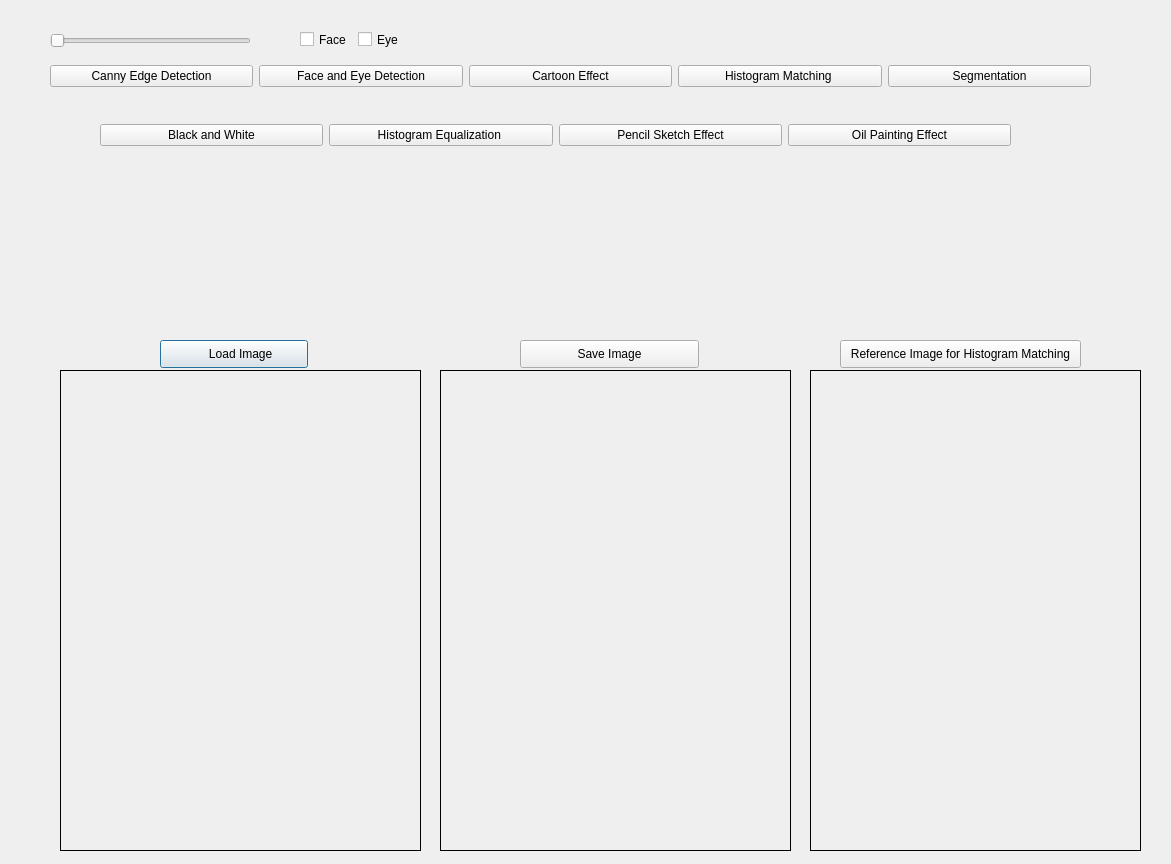
<?xml version="1.0" encoding="UTF-8"?>
<ui version="4.0">
 <class>dialog</class>
 <widget class="QDialog" name="dialog">
  <property name="geometry">
   <rect>
    <x>0</x>
    <y>0</y>
    <width>1171</width>
    <height>864</height>
   </rect>
  </property>
  <property name="windowTitle">
   <string>Dialog</string>
  </property>
  <widget class="QPushButton" name="loadButton">
   <property name="geometry">
    <rect>
     <x>160</x>
     <y>340</y>
     <width>148</width>
     <height>28</height>
    </rect>
   </property>
   <property name="text">
    <string>    Load Image</string>
   </property>
  </widget>
  <widget class="QLabel" name="imgLabel">
   <property name="geometry">
    <rect>
     <x>60</x>
     <y>370</y>
     <width>361</width>
     <height>481</height>
    </rect>
   </property>
   <property name="frameShape">
    <enum>QFrame::Box</enum>
   </property>
   <property name="text">
    <string/>
   </property>
  </widget>
  <widget class="QPushButton" name="saveButton">
   <property name="geometry">
    <rect>
     <x>520</x>
     <y>340</y>
     <width>179</width>
     <height>28</height>
    </rect>
   </property>
   <property name="text">
    <string>Save Image</string>
   </property>
  </widget>
  <widget class="QLabel" name="processedLabel">
   <property name="geometry">
    <rect>
     <x>440</x>
     <y>370</y>
     <width>351</width>
     <height>481</height>
    </rect>
   </property>
   <property name="frameShape">
    <enum>QFrame::Panel</enum>
   </property>
   <property name="text">
    <string/>
   </property>
  </widget>
  <widget class="QSlider" name="hSlider">
   <property name="geometry">
    <rect>
     <x>50</x>
     <y>30</y>
     <width>201</width>
     <height>22</height>
    </rect>
   </property>
   <property name="orientation">
    <enum>Qt::Horizontal</enum>
   </property>
   <property name="tickInterval">
    <number>10</number>
   </property>
  </widget>
  <widget class="QLabel" name="referencedLabel">
   <property name="geometry">
    <rect>
     <x>810</x>
     <y>370</y>
     <width>331</width>
     <height>481</height>
    </rect>
   </property>
   <property name="frameShape">
    <enum>QFrame::Box</enum>
   </property>
   <property name="text">
    <string/>
   </property>
  </widget>
  <widget class="QPushButton" name="referenceButton">
   <property name="geometry">
    <rect>
     <x>840</x>
     <y>340</y>
     <width>241</width>
     <height>28</height>
    </rect>
   </property>
   <property name="text">
    <string>Reference Image for Histogram Matching</string>
   </property>
  </widget>
  <widget class="QWidget" name="layoutWidget">
   <property name="geometry">
    <rect>
     <x>300</x>
     <y>30</y>
     <width>104</width>
     <height>19</height>
    </rect>
   </property>
   <layout class="QHBoxLayout" name="horizontalLayout_7">
    <item>
     <widget class="QCheckBox" name="checkface">
      <property name="text">
       <string>Face</string>
      </property>
     </widget>
    </item>
    <item>
     <widget class="QCheckBox" name="checkeye">
      <property name="text">
       <string>Eye</string>
      </property>
     </widget>
    </item>
   </layout>
  </widget>
  <widget class="QWidget" name="layoutWidget">
   <property name="geometry">
    <rect>
     <x>50</x>
     <y>60</y>
     <width>1041</width>
     <height>32</height>
    </rect>
   </property>
   <layout class="QHBoxLayout" name="horizontalLayout_2">
    <item>
     <layout class="QHBoxLayout" name="horizontalLayout">
      <item>
       <widget class="QPushButton" name="cannyButton">
        <property name="text">
         <string>Canny Edge Detection</string>
        </property>
       </widget>
      </item>
      <item>
       <widget class="QPushButton" name="detectionButton">
        <property name="text">
         <string>Face and Eye Detection</string>
        </property>
       </widget>
      </item>
      <item>
       <widget class="QPushButton" name="cartoonButton">
        <property name="text">
         <string>Cartoon Effect</string>
        </property>
       </widget>
      </item>
      <item>
       <widget class="QPushButton" name="hismatchingButton">
        <property name="text">
         <string>Histogram Matching </string>
        </property>
       </widget>
      </item>
      <item>
       <widget class="QPushButton" name="segmentButton">
        <property name="text">
         <string>Segmentation</string>
        </property>
       </widget>
      </item>
     </layout>
    </item>
   </layout>
  </widget>
  <widget class="QWidget" name="">
   <property name="geometry">
    <rect>
     <x>100</x>
     <y>120</y>
     <width>911</width>
     <height>30</height>
    </rect>
   </property>
   <layout class="QHBoxLayout" name="horizontalLayout_3">
    <item>
     <widget class="QPushButton" name="bwButton">
      <property name="text">
       <string>Black and White</string>
      </property>
     </widget>
    </item>
    <item>
     <widget class="QPushButton" name="hiseqButton">
      <property name="text">
       <string>Histogram Equalization </string>
      </property>
     </widget>
    </item>
    <item>
     <widget class="QPushButton" name="sketchButton">
      <property name="text">
       <string>Pencil Sketch Effect</string>
      </property>
     </widget>
    </item>
    <item>
     <widget class="QPushButton" name="opButton">
      <property name="text">
       <string>Oil Painting Effect</string>
      </property>
     </widget>
    </item>
   </layout>
  </widget>
 </widget>
 <resources/>
 <connections/>
</ui>
